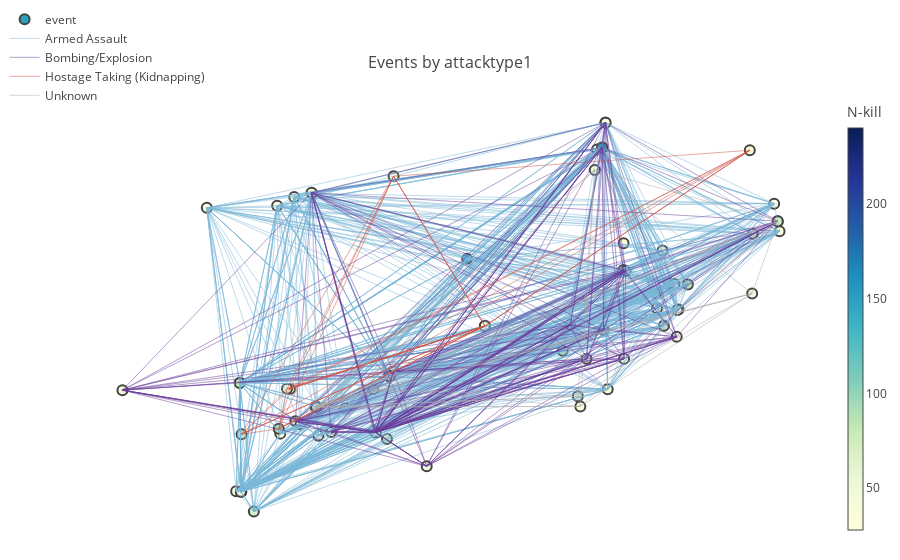

This figure's notebook cell:
### Code cell
iplot(fig)

### Figure 1 — Plotly figure (JSON) as saved in the notebook; plotly's stock layout.template omitted (floating-point values rounded to 4 significant figures; data arrays with more than 128 entries replaced by an {"elided": "..."} marker saying what was removed)
{"data": [{"hoverinfo": "text", "marker": {"color": [150, 32, 28, 31, 101, 39, 36, 30, 35, 41, 30, 32, 37, 28, 60, 35, 31, 32, 40, 32, 42, 53, 82, 82, 40, 29, 70, 40, 31, 43, 48, 37, 47, 50, 35, 41, 40, 40, 50, 45, 58, 42, 31, 29, 38, 30, 36, 74, 240, 100, 32, 32, 30, 33, 30, 30, 73, 45, 54, 42, 71, 45, 30, 50, 73, 67, 31, 42, 68, 30, 34, 85, 39, 38, 38, 38, 38, 28, 29, 154, 90, 30, 35], "colorbar": {"thickness": 15, "title": "N-kill", "xanchor": "left"}, "colorscale": "YIGnBu", "line": {"width": 2}, "reversescale": true, "showscale": true, "size": 10}, "mode": "markers", "name": "event", "text": ["nKill = 150", "nKill = 32", "nKill = 28", "nKill = 31", "nKill = 101", "nKill = 39", "nKill = 36", "nKill = 30", "nKill = 35", "nKill = 41", "nKill = 30", "nKill = 32", "nKill = 37", "nKill = 28", "nKill = 60", "nKill = 35", "nKill = 31", "nKill = 32", "nKill = 40", "nKill = 32", "nKill = 42", "nKill = 53", "nKill = 82", "nKill = 82", "nKill = 40", "nKill = 29", "nKill = 70", "nKill = 40", "nKill = 31", "nKill = 43", "nKill = 48", "nKill = 37", "nKill = 47", "nKill = 50", "nKill = 35", "nKill = 41", "nKill = 40", "nKill = 40", "nKill = 50", "nKill = 45", "nKill = 58", "nKill = 42", "nKill = 31", "nKill = 29", "nKill = 38", "nKill = 30", "nKill = 36", "nKill = 74", "nKill = 240", "nKill = 100", "nKill = 32", "nKill = 32", "nKill = 30", "nKill = 33", "nKill = 30", "nKill = 30", "nKill = 73", "nKill = 45", "nKill = 54", "nKill = 42", "nKill = 71", "nKill = 45", "nKill = 30", "nKill = 50", "nKill = 73", "nKill = 67", "nKill = 31", "nKill = 42", "nKill = 68", "nKill = 30", "nKill = 34", "nKill = 85", "nKill = 39", "nKill = 38", "nKill = 38", "nKill = 38", "nKill = 38", "nKill = 28", "nKill = 29", "nKill = 154", "nKill = 90", "nKill = 30", "nKill = 35"], "type": "scatter", "x": [66.97, 65.25, 64.55, 69.17, 65.68, 66.4, 65.68, 65.05, 65.68, 65.65, 64.83, 68.91, 68.87, 69.17, 68.52, 63.77, 71.34, 63.77, 68.95, 64.78, 64.78, 62.12, 70.07, 63.77, 63.3, 69.62, 63.97, 69.94, 65.69, 69.18, 69.92, 64.29, 69.81, 69.88, 63.79, 67.22, 67.22, 67.22, 70.98, 65.93, 68.65, 70.95, 68.92, 68.8, 70.99, 64.53, 69.93, 68.89, 68.87, 68.42, 64.47, 64.43, 69.72, 71.29, 64.62, 63.72, 65.84, 64.85, 63.79, 68.87, 69.2, 65.93, 71.36, 64.87, 71.34, 69.74, 64.84, 63.78, 63.79, 69.64, 68.76, 68.31, 65.87, 65.87, 65.87, 65.87, 65.87, 64.34, 63.78, 68.87, 64.32, 68.56, 65.64], "y": [34.73, 32.05, 31.82, 34.53, 31.62, 31.01, 31.62, 31.62, 31.62, 31.65, 32.07, 37.18, 36.73, 35.01, 32.26, 32.51, 35.41, 32.51, 32.39, 35.91, 35.92, 32.37, 34.27, 32.51, 35.65, 34.11, 30.2, 33.82, 31.62, 32.94, 33.33, 35.69, 34.29, 34.28, 30.55, 33.53, 33.53, 33.53, 34.11, 36.22, 32.94, 36.68, 37.18, 36.7, 35.18, 35.85, 33.82, 33.45, 36.73, 33.55, 32.4, 32.4, 34.88, 35.73, 31.76, 30.56, 31.5, 32.07, 30.55, 36.73, 34.52, 32.71, 35.23, 31.55, 35.41, 33.53, 32.07, 30.55, 31.58, 33.85, 36.33, 33.08, 32.62, 32.62, 32.62, 32.62, 32.62, 31.59, 30.55, 36.73, 31.68, 32.08, 32.39]}, {"hoverinfo": "text", "line": {"color": "#ababab", "width": 0.5}, "mode": "lines", "name": "Assassination", "text": [], "type": "scatter", "x": [], "y": []}, {"hoverinfo": "text", "line": {"color": "#7bb6d6", "width": 0.5}, "mode": "lines", "name": "Armed Assault", "text": {"elided": "903 str values"}, "type": "scatter", "x": {"elided": "2709 float values"}, "y": {"elided": "2709 float values"}}, {"hoverinfo": "text", "line": {"color": "#6a3d9a", "width": 0.5}, "mode": "lines", "name": "Bombing/Explosion", "text": {"elided": "210 str values"}, "type": "scatter", "x": {"elided": "630 float values"}, "y": {"elided": "630 float values"}}, {"hoverinfo": "text", "line": {"color": "#b2df8a", "width": 0.5}, "mode": "lines", "name": "Hostage Taking (Barricade Incident)", "text": [], "type": "scatter", "x": [], "y": []}, {"hoverinfo": "text", "line": {"color": "#cf5246", "width": 0.5}, "mode": "lines", "name": "Hostage Taking (Kidnapping)", "text": ["Hostage Taking (Kidnapping)", "Hostage Taking (Kidnapping)", "Hostage Taking (Kidnapping)", "Hostage Taking (Kidnapping)", "Hostage Taking (Kidnapping)", "Hostage Taking (Kidnapping)", "Hostage Taking (Kidnapping)", "Hostage Taking (Kidnapping)", "Hostage Taking (Kidnapping)", "Hostage Taking (Kidnapping)", "Hostage Taking (Kidnapping)", "Hostage Taking (Kidnapping)", "Hostage Taking (Kidnapping)", "Hostage Taking (Kidnapping)", "Hostage Taking (Kidnapping)", "Hostage Taking (Kidnapping)", "Hostage Taking (Kidnapping)", "Hostage Taking (Kidnapping)", "Hostage Taking (Kidnapping)", "Hostage Taking (Kidnapping)", "Hostage Taking (Kidnapping)", "Hostage Taking (Kidnapping)", "Hostage Taking (Kidnapping)", "Hostage Taking (Kidnapping)", "Hostage Taking (Kidnapping)", "Hostage Taking (Kidnapping)", "Hostage Taking (Kidnapping)", "Hostage Taking (Kidnapping)", "Hostage Taking (Kidnapping)", "Hostage Taking (Kidnapping)", "Hostage Taking (Kidnapping)", "Hostage Taking (Kidnapping)", "Hostage Taking (Kidnapping)", "Hostage Taking (Kidnapping)", "Hostage Taking (Kidnapping)", "Hostage Taking (Kidnapping)"], "type": "scatter", "x": [67.22, 67.22, null, 67.22, 67.22, null, 67.22, 65.93, null, 67.22, 70.95, null, 67.22, 64.47, null, 67.22, 64.43, null, 67.22, 63.79, null, 67.22, 64.32, null, 67.22, 67.22, null, 67.22, 65.93, null, 67.22, 70.95, null, 67.22, 64.47, null, 67.22, 64.43, null, 67.22, 63.79, null, 67.22, 64.32, null, 67.22, 65.93, null, 67.22, 70.95, null, 67.22, 64.47, null, 67.22, 64.43, null, 67.22, 63.79, null, 67.22, 64.32, null, 65.93, 70.95, null, 65.93, 64.47, null, 65.93, 64.43, null, 65.93, 63.79, null, 65.93, 64.32, null, 70.95, 64.47, null, 70.95, 64.43, null, 70.95, 63.79, null, 70.95, 64.32, null, 64.47, 64.43, null, 64.47, 63.79, null, 64.47, 64.32, null, 64.43, 63.79, null, 64.43, 64.32, null, 63.79, 64.32, null], "y": [33.53, 33.53, null, 33.53, 33.53, null, 33.53, 36.22, null, 33.53, 36.68, null, 33.53, 32.4, null, 33.53, 32.4, null, 33.53, 31.58, null, 33.53, 31.68, null, 33.53, 33.53, null, 33.53, 36.22, null, 33.53, 36.68, null, 33.53, 32.4, null, 33.53, 32.4, null, 33.53, 31.58, null, 33.53, 31.68, null, 33.53, 36.22, null, 33.53, 36.68, null, 33.53, 32.4, null, 33.53, 32.4, null, 33.53, 31.58, null, 33.53, 31.68, null, 36.22, 36.68, null, 36.22, 32.4, null, 36.22, 32.4, null, 36.22, 31.58, null, 36.22, 31.68, null, 36.68, 32.4, null, 36.68, 32.4, null, 36.68, 31.58, null, 36.68, 31.68, null, 32.4, 32.4, null, 32.4, 31.58, null, 32.4, 31.68, null, 32.4, 31.58, null, 32.4, 31.68, null, 31.58, 31.68, null]}, {"hoverinfo": "text", "line": {"color": "#ababab", "width": 0.5}, "mode": "lines", "name": "Unknown", "text": ["Unknown", "Unknown", "Unknown", "Unknown", "Unknown", "Unknown", "Unknown", "Unknown", "Unknown", "Unknown", "Unknown", "Unknown", "Unknown", "Unknown", "Unknown", "Unknown", "Unknown", "Unknown", "Unknown", "Unknown", "Unknown", "Unknown", "Unknown", "Unknown", "Unknown", "Unknown", "Unknown", "Unknown"], "type": "scatter", "x": [64.83, 68.52, null, 64.83, 70.98, null, 64.83, 71.34, null, 64.83, 64.84, null, 64.83, 68.76, null, 64.83, 68.56, null, 64.83, 65.64, null, 68.52, 70.98, null, 68.52, 71.34, null, 68.52, 64.84, null, 68.52, 68.76, null, 68.52, 68.56, null, 68.52, 65.64, null, 70.98, 71.34, null, 70.98, 64.84, null, 70.98, 68.76, null, 70.98, 68.56, null, 70.98, 65.64, null, 71.34, 64.84, null, 71.34, 68.76, null, 71.34, 68.56, null, 71.34, 65.64, null, 64.84, 68.76, null, 64.84, 68.56, null, 64.84, 65.64, null, 68.76, 68.56, null, 68.76, 65.64, null, 68.56, 65.64, null], "y": [32.07, 32.26, null, 32.07, 34.11, null, 32.07, 35.41, null, 32.07, 32.07, null, 32.07, 36.33, null, 32.07, 32.08, null, 32.07, 32.39, null, 32.26, 34.11, null, 32.26, 35.41, null, 32.26, 32.07, null, 32.26, 36.33, null, 32.26, 32.08, null, 32.26, 32.39, null, 34.11, 35.41, null, 34.11, 32.07, null, 34.11, 36.33, null, 34.11, 32.08, null, 34.11, 32.39, null, 35.41, 32.07, null, 35.41, 36.33, null, 35.41, 32.08, null, 35.41, 32.39, null, 32.07, 36.33, null, 32.07, 32.08, null, 32.07, 32.39, null, 36.33, 32.08, null, 36.33, 32.39, null, 32.08, 32.39, null]}], "layout": {"hovermode": "closest", "legend": {"x": -0.1, "y": 1.2}, "margin": {"b": 20, "l": 5, "r": 50, "t": 40}, "showlegend": 1, "title": "<br>Events by attacktype1", "titlefont": {"size": 16}, "xaxis": {"showgrid": false, "showticklabels": false, "zeroline": false}, "yaxis": {"showgrid": false, "showticklabels": false, "zeroline": false}}}
